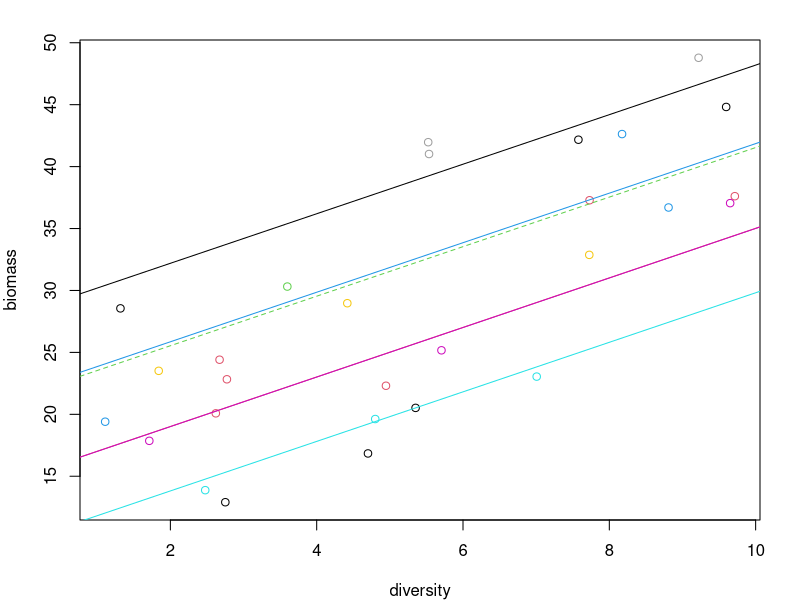
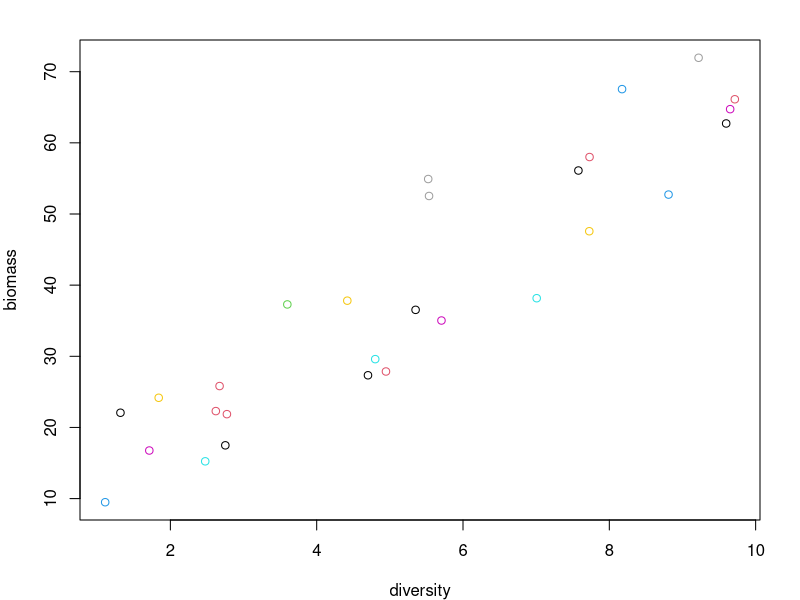

The R source for these figures, in order:
## ---- chunk 1
knitr::opts_chunk$set(echo = TRUE)
## ---- chunk 2
require(nlme) # load package

# make data for example analysis 1
set.seed(231011)
n_blocks = 10

intercepts = rnorm(n_blocks, 20, 8)
slopes = 2
error = 2
bdat = data.frame(plot = 1:3,
                  block = rep(1:n_blocks, each = 3),
                  diversity = runif(n_blocks*3, 1, 10),
                  biomass = NA)
bdat$biomass=intercepts[bdat$block] + slopes*bdat$diversity + rnorm(nrow(bdat), 0, error)
bdat=bdat[bdat$block!=3 | bdat$plot==bdat$block,]

write.csv(bdat, "dataset_1.csv", row.names = FALSE)

# plot
par(mar=c(4,4,2,2))
plot(biomass~diversity, col = block, data = bdat)
for(i in 1:6) {
  if(i==3) {
    abline(intercepts[i], slopes, col = i, lty=2)
  } else {
    abline(intercepts[i], slopes, col = i)
  }
}


# analyse
require(nlme)
mod = lme(biomass~diversity, random = ~1|block, data = bdat)
summary(mod)

fixef(mod)
ranef(mod)

VarCorr(mod)
## ---- chunk 3
bdat = read.csv("dataset_2.csv") # load data

# plot
par(mar=c(4,4,2,2))
plot(biomass~diversity, col = block, data = bdat)
